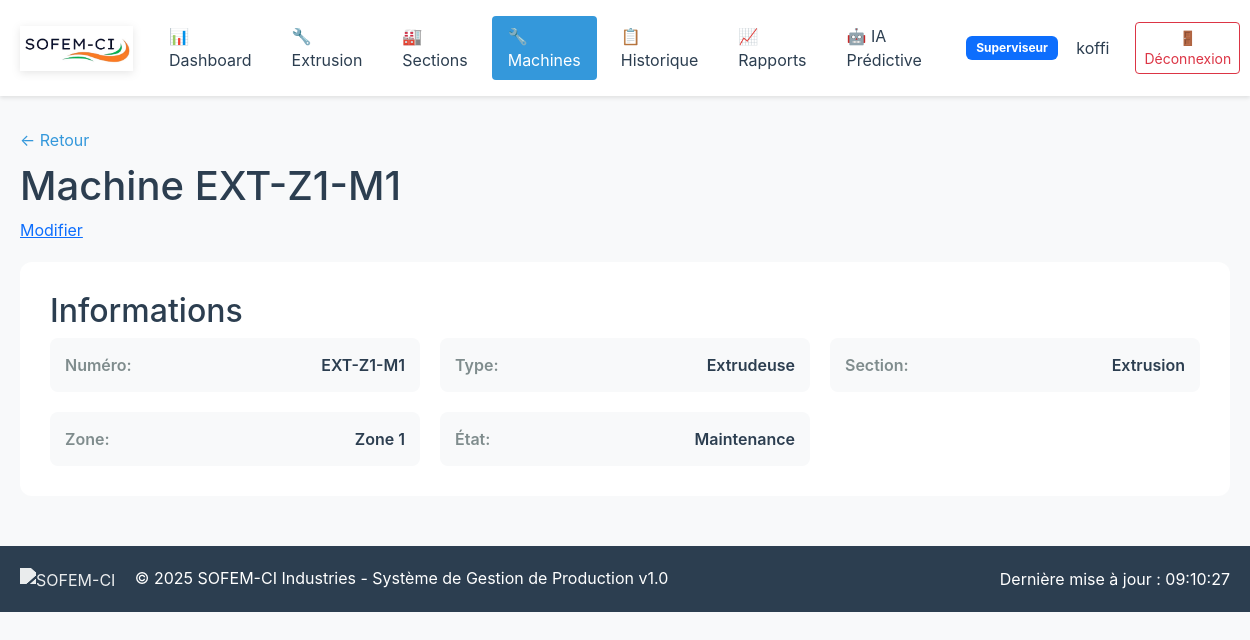
Page /machines/20/ (signed in) on the committed database.
### sofemci/models.py (models this page shows, shortened)
class CustomUser(AbstractUser):
    ROLES = [
        ('admin', 'Administrateur'),
        ('chef_extrusion', 'Chef Zone Extrusion'),
        ('chef_soudure', 'Chef Zone Soudure'),
        ('chef_imprimerie', 'Chef Zone Imprimerie'),
        ('chef_recyclage', 'Chef Zone Recyclage'),
        ('superviseur', 'Superviseur'),
        ('direction', 'Direction'),
    ]
    role = models.CharField(max_length=20, choices=ROLES, default='superviseur')
    telephone = models.CharField(max_length=20, blank=True)
    date_embauche = models.DateField(null=True, blank=True)
    actif = models.BooleanField(default=True)
    class Meta:
        verbose_name = "Utilisateur"
        verbose_name_plural = "Utilisateurs"

class Machine(models.Model):
    TYPES_MACHINE = [
        ('extrudeuse', 'Extrudeuse'),
        ('refroidisseur', 'Refroidisseur'),
        ('enrouleur', 'Enrouleur'),
        ('imprimante', 'Imprimante'),
        ('soudeuse', 'Soudeuse'),
        ('moulinex', 'Moulinex'),
    ]
    ETATS = [
        ('actif', 'Active'),
        ('maintenance', 'Maintenance'),
        ('arret', 'Arrêtée'),
        ('panne', 'En Panne'),
    ]
    SECTIONS = [
        ('extrusion', 'Extrusion'),
        ('imprimerie', 'Imprimerie'),
        ('soudure', 'Soudure'),
        ('recyclage', 'Recyclage'),
    ]
    numero = models.CharField(max_length=10)
    type_machine = models.CharField(max_length=20, choices=TYPES_MACHINE)
    section = models.CharField(max_length=20, choices=SECTIONS)
    zone_extrusion = models.ForeignKey(ZoneExtrusion, on_delete=models.CASCADE, null=True, blank=True)
    etat = models.CharField(max_length=15, choices=ETATS, default='actif')
    date_installation = models.DateField(null=True, blank=True)
    derniere_maintenance = models.DateField(null=True, blank=True)
    capacite_horaire = models.DecimalField(max_digits=10, decimal_places=2, null=True, blank=True)
    observations = models.TextField(blank=True)
    heures_fonctionnement_totales = models.DecimalField(
        max_digits=10,
        decimal_places=2,
        default=0,
        verbose_name="Heures de fonctionnement totales",
        help_text="Nombre total d'heures depuis installation"
    )
    heures_depuis_derniere_maintenance = models.DecimalField(
        max_digits=10,
        decimal_places=2,
        default=0,
        verbose_name="Heures depuis dernière maintenance"
    )
    prochaine_maintenance_prevue = models.DateField(
        null=True,
        blank=True,
        verbose_name="Prochaine maintenance prévue"
    )
    frequence_maintenance_jours = models.IntegerField(
        default=90,
        verbose_name="Fréquence maintenance (jours)",
        help_text="Intervalle recommandé entre maintenances"
    )
    nombre_pannes_totales = models.IntegerField(
        default=0,
        verbose_name="Nombre de pannes totales"
    )
    nombre_pannes_6_derniers_mois = models.IntegerField(
        default=0,
        verbose_name="Pannes - 6 derniers mois"
    )
    nombre_pannes_1_dernier_mois = models.IntegerField(
        default=0,
        verbose_name="Pannes - dernier mois"
    )
    date_derniere_panne = models.DateTimeField(
        null=True,
        blank=True,
        verbose_name="Date dernière panne"
    )
    duree_moyenne_reparation = models.DecimalField(
        max_digits=6,
        decimal_places=2,
        default=0,
        verbose_name="Durée moyenne réparation (heures)"
    )
    consommation_electrique_kwh = models.DecimalField(
        max_digits=10,
        decimal_places=2,
        default=0,
        verbose_name="Consommation électrique actuelle (kWh)",
        help_text="Consommation moyenne par heure"
    )
    consommation_electrique_nominale = models.DecimalField(
        max_digits=10,
        decimal_places=2,
        default=0,
        verbose_name="Consommation nominale (kWh)",
        help_text="Consommation normale à pleine charge"
    )
    temperature_actuelle = models.DecimalField(
        max_digits=5,
        decimal_places=2,
        null=True,
        blank=True,
        verbose_name="Température actuelle (°C)"
    )
    temperature_nominale = models.DecimalField(
        max_digits=5,
        decimal_places=2,
        default=0,
        verbose_name="Température nominale (°C)",
        help_text="Température normale de fonctionnement"
    )
    temperature_max_autorisee = models.DecimalField(
        max_digits=5,
        decimal_places=2,
        default=0,
        verbose_name="Température max autorisée (°C)"
    )
    score_sante_global = models.DecimalField(
        max_digits=5,
        decimal_places=2,
        default=100,
        verbose_name="Score santé global (%)",
        help_text="Score calculé par l'IA (0-100)"
    )
    probabilite_panne_7_jours = models.DecimalField(
        max_digits=5,
        decimal_places=2,
        default=0,
        verbose_name="Probabilité panne 7 jours (%)",
        help_text="Risque de panne dans les 7 prochains jours"
    )
    probabilite_panne_30_jours = models.DecimalField(
        max_digits=5,
        decimal_places=2,
        default=0,
        verbose_name="Probabilité panne 30 jours (%)"
    )
    anomalie_detectee = models.BooleanField(
        default=False,
        verbose_name="Anomalie détectée"
    )
    type_anomalie = models.CharField(
        max_length=100,
        blank=True,
        verbose_name="Type d'anomalie",
        help_text="Ex: Surchauffe, Surconsommation, Vibrations"
    )
    date_derniere_analyse_ia = models.DateTimeField(
        null=True,
        blank=True,
        verbose_name="Dernière analyse IA"
    )
    derniere_mise_a_jour_donnees = models.DateTimeField(
        auto_now=True,
        verbose_name="Dernière mise à jour données"
    )
    class Meta:
        unique_together = ['numero', 'section']
        ordering = ['section', 'numero']
        verbose_name = "Machine"
        verbose_name_plural = "Machines"

class ZoneExtrusion(models.Model):
    numero = models.IntegerField(unique=True, validators=[MinValueValidator(1), MaxValueValidator(5)])
    nom = models.CharField(max_length=50)
    nombre_machines_max = models.IntegerField(default=4)
    chef_zone = models.ForeignKey(CustomUser, on_delete=models.SET_NULL, null=True, blank=True)
    active = models.BooleanField(default=True)
    class Meta:
        verbose_name = "Zone Extrusion"
        verbose_name_plural = "Zones Extrusion"
        ordering = ['numero']

### sofemci/views.py (the view)
# urls.py: path('machines/<int:machine_id>/', views.machine_detail_view, name='machine_detail'),
@login_required
def machine_detail_view(request, machine_id):
    machine = get_object_or_404(Machine, id=machine_id)
    historique = []
    if machine.section == 'extrusion' and machine.zone_extrusion:
        historique = ProductionExtrusion.objects.filter(
            zone=machine.zone_extrusion
        ).order_by('-date_production')[:10]
    context = {
        'machine': machine,
        'historique': historique,
    }
    return render(request, 'machine_detail.html', context)

### templates/machine_detail.html (shortened to what this page needs)
{% extends 'base.html' %}
{% load static %}
{% block content %}
<div class="container">
    <div class="page-header">
        <div>
            <a href="{% url 'machines_list' %}" class="back-link">← Retour</a>
            <h1>Machine {{ machine.numero }}</h1>
        </div>
        <a href="{% url 'machine_edit' machine.id %}" class="btn-primary">Modifier</a>
    </div>
    <div class="detail-card">
        <h2>Informations</h2>
        <div class="info-grid">
            <div class="info-item">
                <span class="label">Numéro:</span>
                <span class="value">{{ machine.numero }}</span>
            </div>
            <div class="info-item">
                <span class="label">Type:</span>
                <span class="value">{{ machine.get_type_machine_display }}</span>
            </div>
            <div class="info-item">
                <span class="label">Section:</span>
                <span class="value">{{ machine.get_section_display }}</span>
            </div>
            {% if machine.zone_extrusion %}
            <div class="info-item">
                <span class="label">Zone:</span>
                <span class="value">Zone {{ machine.zone_extrusion.numero }}</span>
            </div>
            {% endif %}
            <div class="info-item">
                <span class="label">État:</span>
                <span class="value">{{ machine.get_etat_display }}</span>
            </div>
        </div>
    </div>
</div>
{% endblock %}

### templates/base.html (shortened to what this page needs)
{% load static %}
<!DOCTYPE html>
<html lang="fr">
<head>
    <link href="https://cdn.jsdelivr.net/npm/bootstrap@5.3.0/dist/css/bootstrap.min.css" rel="stylesheet">
</head>
<body class="{% block body_class %}{% endblock %}">
   {% if user.is_authenticated %}
<nav class="navbar">
    <div class="container">
        <div class="d-flex justify-content-between align-items-center w-100">
            <div>
                <a href="{% url 'dashboard' %}" class="navbar-brand">
                    <img src="{% static 'img/logo_sofem_ci.jpeg' %}" alt="SOFEM-CI Logo" class="navbar-logo">
                </a>
            </div>
            <div class="d-flex align-items-center">
                <div class="nav-menu d-flex">
                    <a href="{% url 'dashboard' %}" class="nav-link {% if request.resolver_match.url_name == 'dashboard' %}active{% endif %}">
                        📊 Dashboard
                    </a>
                    {% if user.role in 'chef_extrusion,superviseur,admin' %}
                    <a href="{% url 'saisie_extrusion' %}" class="nav-link {% if request.resolver_match.url_name == 'saisie_extrusion' %}active{% endif %}">
                        🔧 Extrusion
                    </a>
                    {% endif %}
                    {% if user.role in 'chef_imprimerie,chef_soudure,chef_recyclage,superviseur,admin' %}
                    <a href="{% url 'saisie_sections' %}" class="nav-link {% if request.resolver_match.url_name == 'saisie_sections' %}active{% endif %}">
                        🏭 Sections
                    </a>
                    {% endif %}
                    {% if user.role in 'superviseur,admin' %}
                    <a href="{% url 'machines_list' %}" class="nav-link {% if 'machine' in request.resolver_match.url_name %}active{% endif %}">
                        🔧 Machines
                    </a>
                    {% endif %}
                    <a href="{% url 'historique' %}" class="nav-link {% if request.resolver_match.url_name == 'historique' %}active{% endif %}">
                        📋 Historique
                    </a>
                    {% if user.role in 'superviseur,admin,direction' %}
                    <a href="{% url 'rapports' %}" class="nav-link {% if request.resolver_match.url_name == 'rapports' %}active{% endif %}">
                        📈 Rapports
                    </a>
                    {% endif %}
                    {% if user.role in 'superviseur,admin,direction' %}
                    <a href="{% url 'dashboard_ia' %}" class="nav-link">
                      🤖 IA Prédictive
                    </a>
                    {% endif %}
                </div>
                <div class="ms-4 user-info">
                    <span class="badge bg-primary">{{ user.get_role_display|default:user.role }}</span>
                    <span class="ms-2">{{ user.get_full_name|default:user.username }}</span>
                    <a href="{% url 'logout' %}" class="btn btn-sm btn-outline-danger ms-3">
                        🚪 Déconnexion
                    </a>
                </div>
            </div>
        </div>
    </div>
</nav>
{% endif %}
    <main class="{% if user.is_authenticated %}main-content{% else %}auth-main{% endif %}">
        {% block content %}{% endblock %}
    </main>
    {% if user.is_authenticated %}
        <footer class="main-footer">
            <div class="footer-content">
                <div class="footer-left">
                    <img src="{% static 'images/logo-sofem-ci.png' %}" alt="SOFEM-CI" class="footer-logo">
                    <span>&copy; 2025 SOFEM-CI Industries - Système de Gestion de Production v1.0</span>
                </div>
                <div class="footer-right">
                    <span id="last-update">Dernière mise à jour : {{ "now"|date:"H:i:s" }}</span>
                </div>
            </div>
        </footer>
    {% endif %}
</body>
</html>

### templates/base.html (style rules this page uses)
:root { --primary-color: #3498db; --secondary-color: #2c3e50; --success-color: #27ae60; --warning-color: #f39c12; --danger-color: #e74c3c; --light-bg: #f8f9fa; --border-color: #e1e8ed; --text-dark: #2c3e50; --text-light: #7f8c8d; }
body { font-family: -apple-system, BlinkMacSystemFont, 'Segoe UI', Roboto, 'Helvetica Neue', Arial, sans-serif; background-color: var(--light-bg); color: var(--text-dark); }
.navbar { background: white; box-shadow: 0 2px 4px rgba(0,0,0,0.1); padding: 1rem 0; margin-bottom: 2rem; }
.navbar-brand { display: flex; align-items: center; gap: 12px; font-size: 1.5rem; font-weight: 700; color: var(--text-dark) !important; text-decoration: none; transition: transform 0.3s ease; }
.navbar-logo { height: 45px; width: auto; filter: drop-shadow(0 2px 4px rgba(0,0,0,0.1)); }
.nav-link { color: var(--text-dark); padding: 0.5rem 1rem; margin: 0 0.25rem; border-radius: 0.25rem; transition: all 0.3s ease; }
.nav-link.active { background: var(--primary-color); color: white; }
.container { max-width: 1400px; margin: 0 auto; padding: 0 20px; }
.main-footer { background: var(--secondary-color); color: white; padding: 20px 0; margin-top: 50px; }
.footer-content { max-width: 1400px; margin: 0 auto; padding: 0 20px; display: flex; justify-content: space-between; align-items: center; }
.footer-logo { height: 35px; width: auto; margin-right: 15px; vertical-align: middle; filter: brightness(0) invert(1); opacity: 0.9; }
.user-info { display: flex; align-items: center; gap: 10px; }
.badge { font-size: 0.75rem; padding: 0.35rem 0.65rem; }

### templates/machine_detail.html (style rules this page uses)
.back-link { color: #3498db; text-decoration: none; margin-bottom: 10px; display: inline-block; }
.detail-card { background: white; padding: 30px; border-radius: 12px; margin-top: 20px; }
.info-grid { display: grid; grid-template-columns: repeat(auto-fit, minmax(300px, 1fr)); gap: 20px; }
.info-item { display: flex; justify-content: space-between; padding: 15px; background: #f8f9fa; border-radius: 8px; }
.info-item .label { font-weight: 600; color: #7f8c8d; }
.info-item .value { font-weight: 600; color: #2c3e50; }

### rows in the picture
CustomUser: role "Superviseur", get_full_name "koffi"
Machine: numero "EXT-Z1-M1", type_machine "Extrudeuse", section "Extrusion", zone_extrusion.numero "1", etat "Maintenance"
